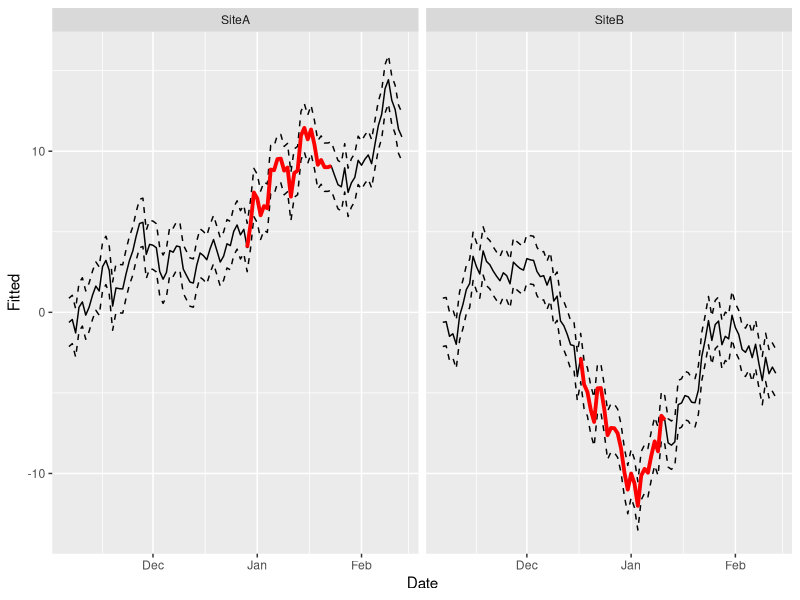

This figure's R source:
#+++++++++++++++++++++++++++++++++++++++++++++++++++++++++++++++++++++++++++++++
#
#
# FileName:           plotly05.R
# FileDescription:
#
#
# Reference:
#           fromthebottomoftheheap.net/2013/10/23/time-series-plots-with-lattice-and-ggplot
#
#+++++++++++++++++++++++++++++++++++++++++++++++++++++++++++++++++++++++++++++++
# Miguel P. Xochicale [http://mxochicale.github.io]
# Doctoral Researcher in Human-Robot Interaction
# University of Birmingham, U.K. (2014-2018)
#+++++++++++++++++++++++++++++++++++++++++++++++++++++++++++++++++++++++++++++++
#
#
#

# library(plyr) # wrapper
library(ggplot2)

set.seed(1)

tdat <- data.frame( Site=rep( paste0("Site", c("A","B")),each = 100),
                    Date=rep( seq(Sys.Date(), by="1 day", length=100), 2),
                    Fitted=c(cumsum(rnorm(100)), cumsum(rnorm(100))),
                    Signf=rep(NA,200)
                    )

tdat <- transform(tdat, Upper=Fitted+1.5, Lower=Fitted-1.5)
## select 1 region per Site as signif
take <- sample(10:70,2)
take[2] <- take[2] + 100
tdat$Signf[take[1]:(take[1] + 25)] <- tdat$Fitted[take[1]:(take[1] + 25)]
tdat$Signf[take[2]:(take[2] + 25)] <- tdat$Fitted[take[2]:(take[2] + 25)]


ggplot( tdat, aes(x=Date, y= Fitted, group=Site) )+
  geom_line()+
  geom_line(mapping=aes(y=Upper),lty="dashed")+
  geom_line(mapping=aes(y=Lower),lty="dashed")+
  geom_line(mapping=aes(y=Signf), lwd=1.3, colour= "red") +
  facet_wrap(~ Site)
